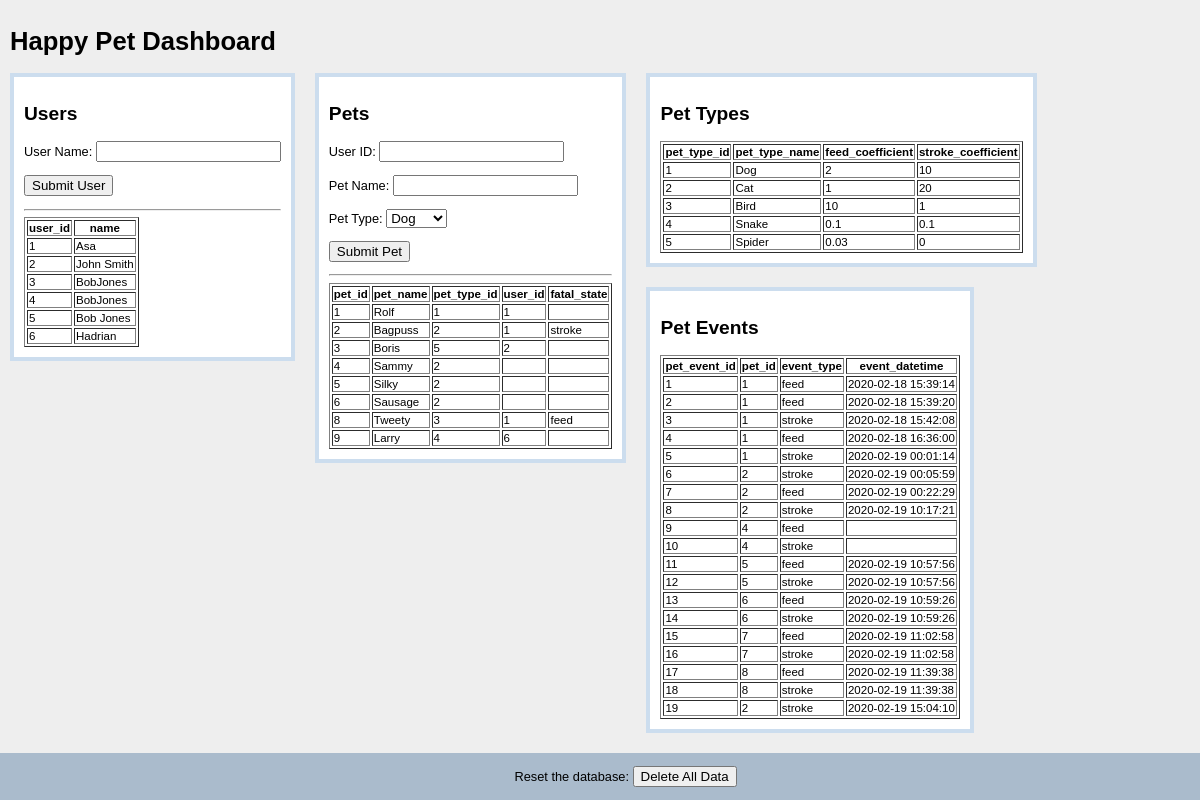
The page / on the database its author committed.
### tables this page shows
CREATE TABLE `user` (
                user_id INTEGER PRIMARY KEY,
                name TEXT DEFAULT 'Anon'
            );

CREATE TABLE `pet` (
                pet_id INTEGER PRIMARY KEY,
                pet_name TEXT DEFAULT 'Fluffy',
                pet_type_id INTEGER, 
                user_id INTEGER,
                fatal_state TEXT
            );

CREATE TABLE `pet_type` (
                pet_type_id INTEGER PRIMARY KEY,
                pet_type_name TEXT,
                feed_coefficient REAL, 
                stroke_coefficient REAL
            );

CREATE TABLE `pet_event` (
                pet_event_id INTEGER PRIMARY KEY,
                pet_id INTEGER,
                event_type TEXT, 
                event_datetime TEXT
            );

### autoload.php (called while the page is built, shortened)
<?php
class Autoloader
{
    public static function register()
    {
        spl_autoload_register(function($class)
        {
            $file = __DIR__ . DIRECTORY_SEPARATOR . str_replace('\\', DIRECTORY_SEPARATOR, $class) . '.php';
            if (file_exists($file)) {
                return true;
            }
            return false;
        });
    }
}
?>

### app/DataStore.php (called while the page is built, shortened)
<?php
class DataStore
{
    private $pdo;
    private static $instance;
    private function __construct()
    {
        try {
            $this->pdo = new \SQLite3(
                __DIR__ . DIRECTORY_SEPARATOR . self::DATA_DIR
                . DIRECTORY_SEPARATOR . self::DATA_FILE
            );
        } catch (\Exception $e) {
            echo 'SQLite Connection Failed: ' . $e->getMessage();
            return false;
        }
        if ($this->tableCount() === 0) {
            $this->initializeDatabase();
        }
    }
    public static function getInstance()
    {
        if (self::$instance === null) {
            self::$instance = new DataStore();
        }
        return self::$instance;
    }
    public function select(array $fields, string $table, array $where = [])
    {
        $field_list = implode(', ', $fields);
        $where_binders = empty($where) ? '1' : $this->arrayToBind($where, ' AND ');
        $statement = $this->pdo->prepare('
            SELECT
                ' . $field_list . '
            FROM
                `' . $table . '`
            WHERE
                ' . $where_binders . '
        ');
        $result = $statement->execute();
        $result_array = [];
        while ($row = $result->fetchArray(SQLITE3_ASSOC)) {
            $result_array[] = $row;
        }
        return (array) $result_array;
    }
    private function tableCount()
    {
        $result = $this->pdo->query('
            SELECT
                name
            FROM
                sqlite_master
            WHERE
                type = \'table\'
                AND name NOT LIKE \'sqlite_%\'
        ');
        $tables = [];
        while ($row = $result->fetchArray(SQLITE3_ASSOC)) {
            $tables[]['name'] = $row['name'];
        }
        return count($tables);
    }
}

### index.php (the view, shortened to what this page needs)
<?php
require 'autoload.php';
$db = DataStore::getInstance();
function printDataTable($data) {
        ?>
    <tr>
    <?php
    foreach($data[0] as $k => $v) {
        ?>
        <th><?php print($k); ?></th>
        <?php
    }
    ?>
    </tr>
    <?php
    foreach ($data as $row) {
        ?>
        <tr>
        <?php
        foreach ($row as $k => $v) {
            ?>
            <td><?php print($v); ?></td>
            <?php
        }
        ?>
        </tr>
        <?php
    }
}
?>
<!DOCTYPE html>
<html>
    <head>
    </head>
    <body>
        <div class="wrapper">
            <h1>Happy Pet Dashboard</h1>
            <div class="dataGroup">
                <h2>Users</h2>
                <form action="index.php" method="post">
                    <p>
                        <label for="userName">User Name:</label>
                        <input id="userName" type="text" name="name" />
                    </p>
                    <p>
                        <input type="submit" name="submitUser" value="Submit User" />
                    </p>
                </form>
                <hr />
                <table border="1">
                    <?php
                    $data = $db->select(array('*'), 'user');
                    if (is_array($data)) {
                        printDataTable($data);
                    }
                    ?>
                </table>
            </div>
            <div class="dataGroup">
                <h2>Pets</h2>
                <form action="index.php" method="post">
                    <p>
                        <label for="userId">User ID:</label>
                        <input id="userId" type="text" name="user_id" />
                    </p>
                    <p>
                        <label for="petName">Pet Name:</label>
                        <input id="petName" type="text" name="pet_name" />
                    </p>
                    <p>
                        <label for="petType">Pet Type:</label>
                        <select id="petType" name="pet_type_id">
                            <option value="1">Dog</option>
                        </select>
                    </p>
                    <p>
                        <input type="submit" name="submitPet" value="Submit Pet" />
                    </p>
                </form>
                <hr />
                <table border="1">
                    <?php
                    $data = $db->select(array('*'), 'pet');
                    if (is_array($data)) {
                        printDataTable($data);
                    }
                    ?>
                </table>
            </div>
            <div class="dataGroup">
                <h2>Pet Types</h2>
                <table border="1">
                    <?php
                    $data = $db->select(array('*'), 'pet_type');
                    if (is_array($data)) {
                        printDataTable($data);
                    }
                    ?>
                </table>
            </div>
            <div class="dataGroup">
                <h2>Pet Events</h2>
                <table border="1">
                    <?php
                    $data = $db->select(array('*'), 'pet_event');
                    if (is_array($data)) {
                        printDataTable($data);
                    }
                    ?>
                </table>
            </div>
            <br class="clear" />
        </div>
        <div class="footer">
            <form action="index.php" method="post">
                <label>Reset the database:</label>
                <input type="submit" name="resetDatabase" id="resetButton" value="Delete All Data" />
            </form>
        </div>
    </body>
</html>

### index.php (style rules this page uses)
body { background: #eee; font-family: Arial, Helvetica, sans-serif; font-size: 0.8em; margin: 0; }
table { font-size: 0.9em; }
.wrapper { padding: 10px; margin: 0 0 3em 0; }
.dataGroup { display: inline; float: left; border: 4px solid #cde; background: #fff; padding: 10px; margin: 0 20px 20px 0; }
.footer { position: fixed; width: 100%; bottom: 0; margin: 20px 0 0 0; padding: 1em 2em; background-color: #abc; text-align: center; }

### rows shown on the page
user: user_id "1", name "Asa"
user: user_id "2", name "John Smith"
user: user_id "3", name "BobJones"
user: user_id "4", name "BobJones"
user: user_id "5", name "Bob Jones"
user: user_id "6", name "Hadrian"
pet: pet_id "1", pet_name "Rolf", pet_type "1", user "1"
pet: pet_id "2", pet_name "Bagpuss", pet_type "2", user "1", fatal_state "stroke"
pet: pet_id "3", pet_name "Boris", pet_type "5", user "2"
pet: pet_id "4", pet_name "Sammy", pet_type "2"
pet: pet_id "5", pet_name "Silky", pet_type "2"
pet: pet_id "6", pet_name "Sausage", pet_type "2"
pet: pet_id "8", pet_name "Tweety", pet_type "3", user "1", fatal_state "feed"
pet: pet_id "9", pet_name "Larry", pet_type "4", user "6"
pet_type: pet_type_id "1", pet_type_name "Dog", feed_coefficient "2", stroke_coefficient "10"
pet_type: pet_type_id "2", pet_type_name "Cat", feed_coefficient "1", stroke_coefficient "20"
pet_type: pet_type_id "3", pet_type_name "Bird", feed_coefficient "10", stroke_coefficient "1"
pet_type: pet_type_id "4", pet_type_name "Snake", feed_coefficient "0.1", stroke_coefficient "0.1"
pet_type: pet_type_id "5", pet_type_name "Spider", feed_coefficient "0.03", stroke_coefficient "0"
pet_event: pet_event_id "1", pet "1", event_type "feed", event_datetime "2020-02-18 15:39:14"
pet_event: pet_event_id "2", pet "1", event_type "feed", event_datetime "2020-02-18 15:39:20"
pet_event: pet_event_id "3", pet "1", event_type "stroke", event_datetime "2020-02-18 15:42:08"
pet_event: pet_event_id "4", pet "1", event_type "feed", event_datetime "2020-02-18 16:36:00"
pet_event: pet_event_id "5", pet "1", event_type "stroke", event_datetime "2020-02-19 00:01:14"
pet_event: pet_event_id "6", pet "2", event_type "stroke", event_datetime "2020-02-19 00:05:59"
pet_event: pet_event_id "7", pet "2", event_type "feed", event_datetime "2020-02-19 00:22:29"
pet_event: pet_event_id "8", pet "2", event_type "stroke", event_datetime "2020-02-19 10:17:21"
pet_event: pet_event_id "9", pet "4", event_type "feed"
pet_event: pet_event_id "10", pet "4", event_type "stroke"
pet_event: pet_event_id "11", pet "5", event_type "feed", event_datetime "2020-02-19 10:57:56"
pet_event: pet_event_id "12", pet "5", event_type "stroke", event_datetime "2020-02-19 10:57:56"
pet_event: pet_event_id "13", pet "6", event_type "feed", event_datetime "2020-02-19 10:59:26"
pet_event: pet_event_id "14", pet "6", event_type "stroke", event_datetime "2020-02-19 10:59:26"
pet_event: pet_event_id "15", pet "7", event_type "feed", event_datetime "2020-02-19 11:02:58"
pet_event: pet_event_id "16", pet "7", event_type "stroke", event_datetime "2020-02-19 11:02:58"
pet_event: pet_event_id "17", pet "8", event_type "feed", event_datetime "2020-02-19 11:39:38"
pet_event: pet_event_id "18", pet "8", event_type "stroke", event_datetime "2020-02-19 11:39:38"
pet_event: pet_event_id "19", pet "2", event_type "stroke", event_datetime "2020-02-19 15:04:10"

### other values the page prints
$k "user_id"
$k "name"
$k "pet_id"
$k "pet_name"
$k "pet_type_id"
$k "fatal_state"
$k "pet_type_name"
$k "feed_coefficient"
$k "stroke_coefficient"
$k "pet_event_id"
$k "event_type"
$k "event_datetime"
